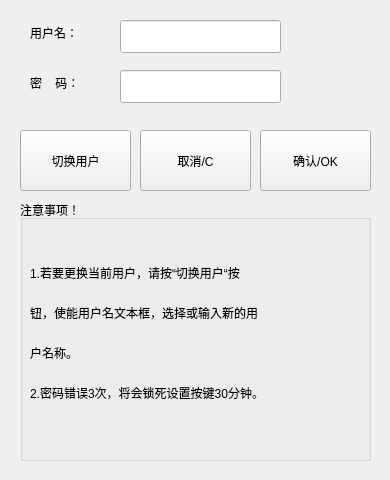
<?xml version="1.0" encoding="UTF-8"?>
<ui version="4.0">
 <class>userLoginForm</class>
 <widget class="QWidget" name="userLoginForm">
  <property name="enabled">
   <bool>true</bool>
  </property>
  <property name="geometry">
   <rect>
    <x>0</x>
    <y>0</y>
    <width>390</width>
    <height>480</height>
   </rect>
  </property>
  <property name="windowTitle">
   <string>Form</string>
  </property>
  <widget class="QGroupBox" name="groupBox">
   <property name="geometry">
    <rect>
     <x>20</x>
     <y>200</y>
     <width>351</width>
     <height>261</height>
    </rect>
   </property>
   <property name="title">
    <string>注意事项！</string>
   </property>
   <widget class="QLabel" name="label_3">
    <property name="geometry">
     <rect>
      <x>10</x>
      <y>60</y>
      <width>331</width>
      <height>25</height>
     </rect>
    </property>
    <property name="text">
     <string>1.若要更换当前用户，请按“切换用户“按</string>
    </property>
   </widget>
   <widget class="QLabel" name="label_4">
    <property name="geometry">
     <rect>
      <x>10</x>
      <y>100</y>
      <width>331</width>
      <height>25</height>
     </rect>
    </property>
    <property name="text">
     <string>钮，使能用户名文本框，选择或输入新的用</string>
    </property>
   </widget>
   <widget class="QLabel" name="label_5">
    <property name="geometry">
     <rect>
      <x>10</x>
      <y>140</y>
      <width>331</width>
      <height>25</height>
     </rect>
    </property>
    <property name="text">
     <string>户名称。</string>
    </property>
   </widget>
   <widget class="QLabel" name="label_6">
    <property name="geometry">
     <rect>
      <x>10</x>
      <y>180</y>
      <width>331</width>
      <height>25</height>
     </rect>
    </property>
    <property name="text">
     <string>2.密码错误3次，将会锁死设置按键30分钟。</string>
    </property>
   </widget>
  </widget>
  <widget class="QLabel" name="label">
   <property name="geometry">
    <rect>
     <x>30</x>
     <y>20</y>
     <width>81</width>
     <height>25</height>
    </rect>
   </property>
   <property name="text">
    <string>用户名：</string>
   </property>
  </widget>
  <widget class="QPushButton" name="pushButton_cannel">
   <property name="geometry">
    <rect>
     <x>140</x>
     <y>130</y>
     <width>111</width>
     <height>61</height>
    </rect>
   </property>
   <property name="text">
    <string>取消/C</string>
   </property>
  </widget>
  <widget class="QLineEdit" name="lineEdit_usernames1">
   <property name="geometry">
    <rect>
     <x>120</x>
     <y>20</y>
     <width>161</width>
     <height>33</height>
    </rect>
   </property>
  </widget>
  <widget class="QLabel" name="label_2">
   <property name="geometry">
    <rect>
     <x>30</x>
     <y>70</y>
     <width>81</width>
     <height>25</height>
    </rect>
   </property>
   <property name="text">
    <string>密    码：</string>
   </property>
  </widget>
  <widget class="QPushButton" name="pushButton_convert">
   <property name="geometry">
    <rect>
     <x>20</x>
     <y>130</y>
     <width>111</width>
     <height>61</height>
    </rect>
   </property>
   <property name="text">
    <string>切换用户</string>
   </property>
  </widget>
  <widget class="QLineEdit" name="lineEdit_passwords1">
   <property name="geometry">
    <rect>
     <x>120</x>
     <y>70</y>
     <width>161</width>
     <height>33</height>
    </rect>
   </property>
  </widget>
  <widget class="QPushButton" name="pushButton_ok">
   <property name="geometry">
    <rect>
     <x>260</x>
     <y>130</y>
     <width>111</width>
     <height>61</height>
    </rect>
   </property>
   <property name="text">
    <string>确认/OK</string>
   </property>
  </widget>
  <widget class="QLabel" name="label_7">
   <property name="geometry">
    <rect>
     <x>290</x>
     <y>20</y>
     <width>81</width>
     <height>81</height>
    </rect>
   </property>
   <property name="text">
    <string/>
   </property>
  </widget>
 </widget>
 <resources/>
 <connections/>
</ui>
